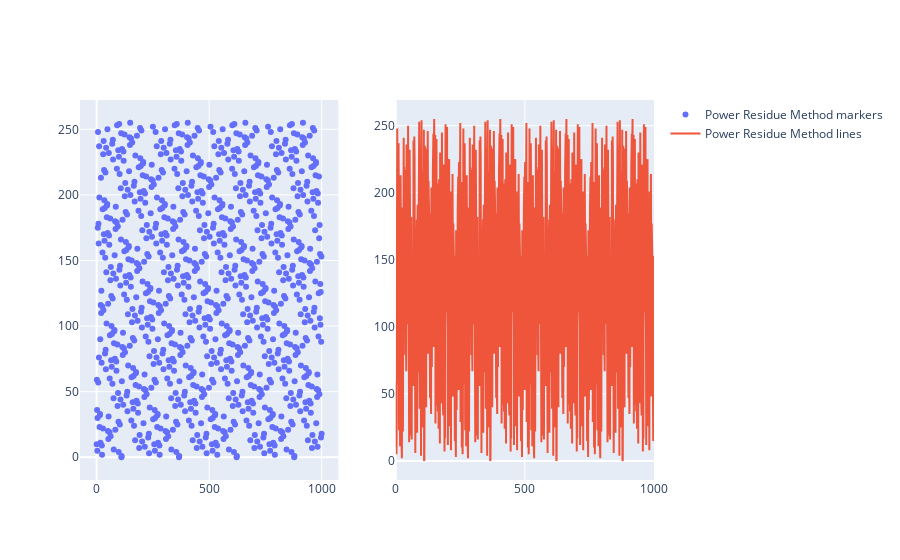

Write notebook code for a chart like this one.
### Code cell
fig = make_subplots(rows=1, cols=2)

fig.add_trace(go.Scatter(x=np.arange(N+1), y=lst_my_random,
                    mode='markers',
                    name='Power Residue Method markers'),
             row=1, col=1
             )
fig.add_trace(go.Scatter(x=np.arange(N+1), y=lst_my_random,
                    mode='lines',
                    name='Power Residue Method lines'),
              row=1,col=2
             )
fig.show()

### Figure 1 — Plotly figure (JSON) as saved in the notebook; plotly's stock layout.template omitted (floating-point values rounded to 4 significant figures; data arrays with more than 128 entries replaced by an {"elided": "..."} marker saying what was removed)
{"data": [{"mode": "markers", "name": "Power Residue Method markers", "type": "scatter", "x": {"elided": "1001 int values"}, "xaxis": "x", "y": {"elided": "1001 int values"}, "yaxis": "y"}, {"mode": "lines", "name": "Power Residue Method lines", "type": "scatter", "x": {"elided": "1001 int values"}, "xaxis": "x2", "y": {"elided": "1001 int values"}, "yaxis": "y2"}], "layout": {"xaxis": {"anchor": "y", "domain": [0, 0.45]}, "xaxis2": {"anchor": "y2", "domain": [0.55, 1]}, "yaxis": {"anchor": "x", "domain": [0, 1]}, "yaxis2": {"anchor": "x2", "domain": [0, 1]}}}
